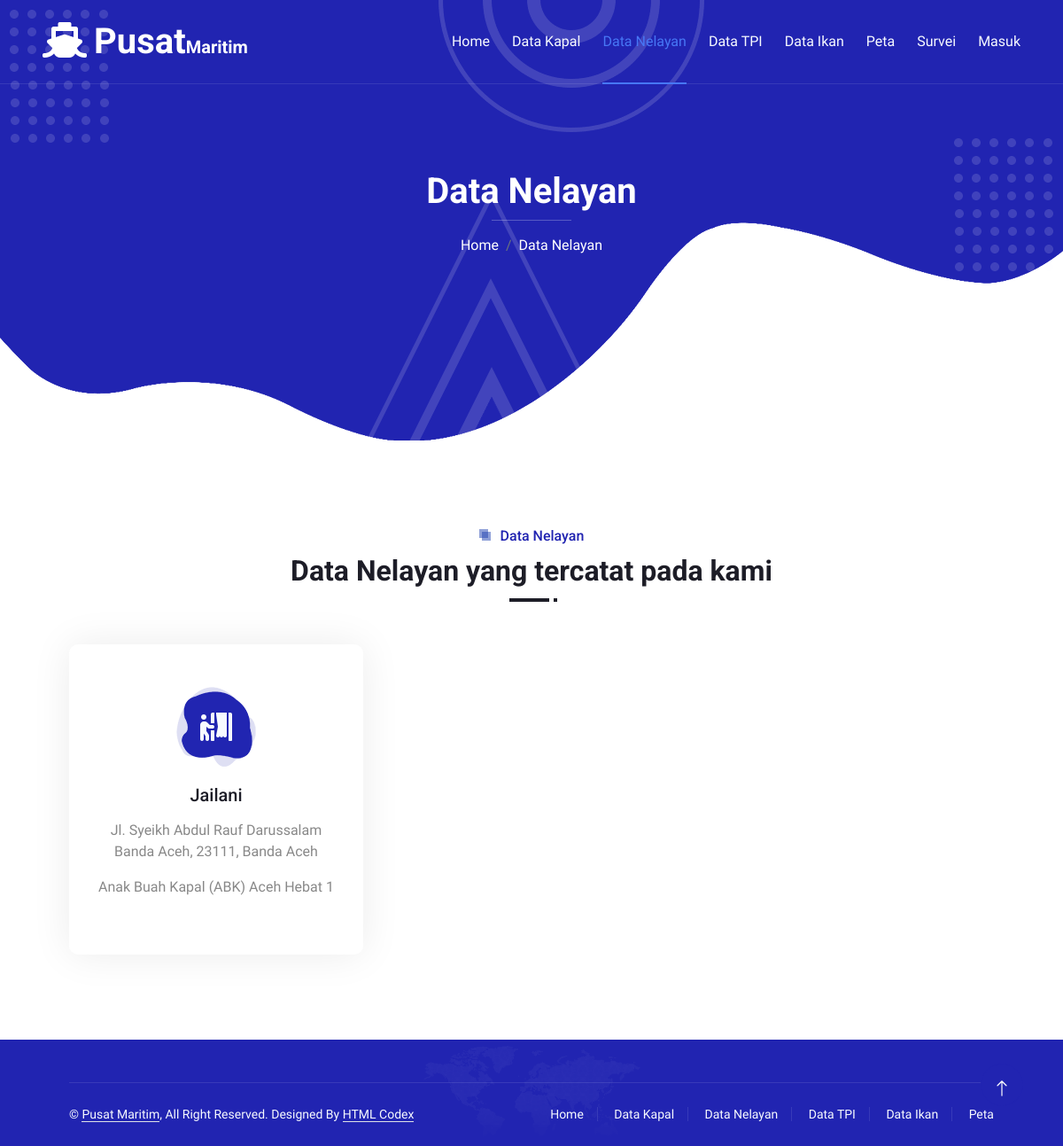
The app's page /index.php/home/data_nelayan with its own data.
### tables this page shows
CREATE TABLE `nelayan_tb` (
  `nelayan_id` int(11) NOT NULL,
  `nik` char(16) DEFAULT NULL,
  `nelayan_nama` varchar(50) DEFAULT NULL,
  `nelayan_alamat` text DEFAULT NULL,
  `kapal_id` int(11) DEFAULT NULL
);

CREATE TABLE `kapal_tb` (
  `kapal_id` int(11) NOT NULL,
  `kapal_jenis` varchar(20) DEFAULT NULL,
  `kapal_nama` varchar(20) DEFAULT NULL,
  `kapasitas` char(10) DEFAULT NULL,
  `jumlah_abk` char(5) DEFAULT NULL
);

### application/controllers/Home.php (called while the page is built, shortened)
<?php defined('BASEPATH') or exit('No direct script access allowed');
class Home extends CI_Controller
{
    function __construct()
    {
        $this->load->model(['model_user', 'model_kapal', 'model_nelayan', 'model_tpi', 'model_ikan', 'model_peta', 'model_survei']);
    }
    public function data_nelayan()
    {
        $data = [
            'title' => 'Data Nelayan',
            'page'  => 'nelayan',
            'row'   => $this->model_nelayan->get(),
            'act_nelayan'  => 'active'
        ];
        $this->load->view('templates/frontend/header', $data);
        $this->load->view('pages/nelayan', $data);
        $this->load->view('templates/frontend/footer', $data);
    }
}

### index.php (called while the page is built, shortened)
<?php
require_once BASEPATH.'core/CodeIgniter.php';

### application/models/Model_nelayan.php (called while the page is built, shortened)
<?php
class Model_nelayan extends CI_Model
{
    var $table = 'nelayan_tb';
    public function get($id = null)
    {
        $this->db->select('nelayan_tb.*, kapal_tb.*');
        $this->db->from($this->table);
        $this->db->join('kapal_tb', 'nelayan_tb.kapal_id = kapal_tb.kapal_id');
        $query = $this->db->get();
        return $query;
    }
}

### application/views/pages/nelayan.php (the view)
<div class="container-xxl py-5">
    <div class="container px-lg-5">
        <div class="section-title position-relative text-center mb-5 pb-2 wow fadeInUp" data-wow-delay="0.1s">
            <h6 class="position-relative d-inline text-primary ps-4"><?= $title; ?></h6>
            <h2 class="mt-2"><?= $title; ?> yang tercatat pada kami</h2>
        </div>
        <div class="row g-4">
            <?php foreach ($row->result() as $data) : ?>
                <div class="col-lg-4 col-md-6 wow zoomIn" data-wow-delay="0.1s">
                    <div class="service-item d-flex flex-column justify-content-center text-center rounded">
                        <div class="service-icon flex-shrink-0">
                            <i class="fa fa-person-booth fa-2x"></i>
                        </div>
                        <h5 class="mb-3 text-capitalize"><?= $data->nelayan_nama; ?></h5>
                        <p class="text-capitalize">
                            <?= $data->nelayan_alamat; ?>
                        </p>
                        <p class="text-capitalize">
                            Anak buah kapal (ABK) <?= $data->kapal_nama; ?>
                        </p>
                    </div>
                </div>
            <?php endforeach ?>
        </div>
    </div>
</div>

### assets/frontend/css/style.css (style rules this page uses)
:root { --primary: #2124B1; --secondary: #4777F5; --light: #F7FAFF; --dark: #1D1D27; }
h1, h2, h3, .fw-bold { font-weight: 700 !important; }
h4, h5, h6, .fw-medium { font-weight: 500 !important; }
.section-title::before { position: absolute; content: ""; width: 45px; height: 4px; bottom: 0; left: 0; background: var(--dark); }
.section-title::after { position: absolute; content: ""; width: 4px; height: 4px; bottom: 0; left: 50px; background: var(--dark); }
.section-title.text-center::before { left: 50%; margin-left: -25px; }
.section-title.text-center::after { left: 50%; margin-left: 25px; }
.section-title h6::before, .section-title h6::after { position: absolute; content: ""; width: 10px; height: 10px; top: 2px; left: 0; background: rgba(33, 66, 177, .5); }
.section-title h6::after { top: 5px; left: 3px; }
.service-item { position: relative; height: 350px; padding: 30px 25px; background: #FFFFFF; box-shadow: 0 0 45px rgba(0, 0, 0, .08); transition: .5s; }
.service-item .service-icon { margin: 0 auto 20px auto; width: 90px; height: 90px; display: flex; align-items: center; justify-content: center; color: var(--light); background: url(../img/icon-shape-primary.png) center center no-repeat; transition: .5s; }
.service-item h5, .service-item p { transition: .5s; }

### records on screen
nelayan_tb: nelayan_nama "Jailani", nelayan_alamat "Jl. Syeikh Abdul Rauf Darussalam Banda Aceh, 23111, Banda Aceh", kapal.kapal_nama "Aceh Hebat 1"

### other values on screen
$title "Data Nelayan"
